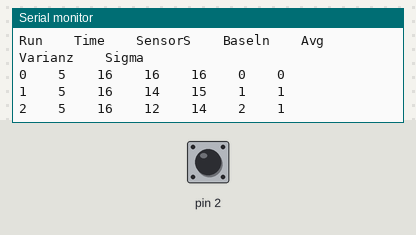
Bench run of a sketch on a simulated Arduino Uno, built with avr-gcc and run on an emulated ATmega328P. On the bench: the last lines printed to the serial monitor. The test bench sets the inputs (shaded band); at power-on: pin 2 HIGH.

Above: at 2.8 s.
2.9 s: pin 2 pulled LOW for 1.2 s
At 3.8 s:
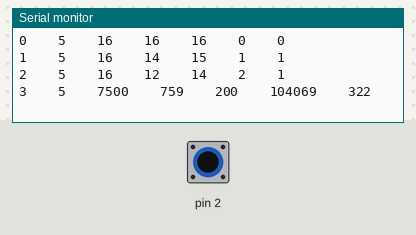
5.6 s: pin 2 pulled LOW for 1.2 s
At 6.9 s:
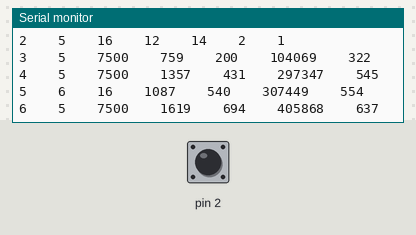
8.3 s: pin 2 pulled LOW for 3.2 s
At 9.9 s:
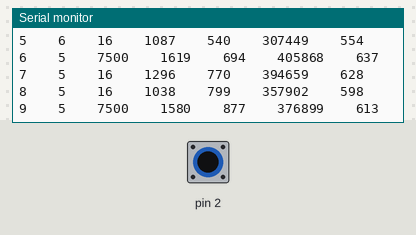
Timing chart, 0 to 11.4 s (numbered marks = the images above; inputs shaded):
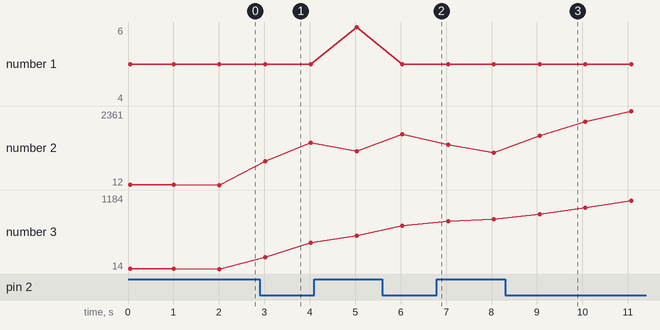

The sketch:

SmartParking.ino
```cpp
#include <CapacitiveSensor.h>

CapacitiveSensor cs_4_2 = CapacitiveSensor(4,2); // 10 megohm resistor between pins 4 & 2, pin 2 is sensor pin, add wire, foil

long baseline = 0; // parameter for baseline
long tuning_parameter = 0.1, x_sum, x_avg, V_all, V_x, sigma_x, V[100]; //tuning parameter for calculating baseline
int i = 0, j=0, n=100, i_n=0;

void setup(){

cs_4_2.set_CS_AutocaL_Millis(0xFFFFFFFF); // turn off autocalibrate on channel 1 - just as an example
Serial.begin(9600);
Serial.println("Run\t\tTime\t\tSensorS\t\tBaseln\t\tAvg\t\tVarianz\t\tSigma");

}

void loop(){

//Number of rounds + 1
Serial.print(i); //Number of measured redcords
Serial.print("\t\t"); // tab character for debug window spacing

long start = millis();
long sensor_signal = cs_4_2.capacitiveSensor(50);

Serial.print(millis() - start); // check on performance in milliseconds
Serial.print("\t\t"); // tab character for debug window spacing

// set baseline
if(baseline == 0){
  baseline = sensor_signal;
}else{
  baseline= (1-0.1)*baseline + 0.1 * (sensor_signal - baseline);
}

Serial.print(sensor_signal); // print sensor output 1
Serial.print("\t\t"); // tab character for debug window spacing
Serial.print(baseline); // print baseline
Serial.print("\t\t"); // new line

//----------------------------------------------------
//            +++ Calculate Standardabweichung +++
//----------------------------------------------------

//define counting parameter for-loop
if(i < n){
  i_n = i+1;
  V[i] = baseline;

}else{
  i_n = n;
  V[i%n] = baseline;

}

//calculate average
x_sum = 0;
for(int z0=0; z0 < i_n; z0++){
 x_sum += V[z0];
}

x_avg = x_sum/i_n;

Serial.print(x_avg); // print average
Serial.print("\t\t"); // tab character for debug window spacing

//calculate varianz
V_all = 0;
for(int z1=0; z1 < i_n; z1++){
  V_all += (V[z1] - x_avg) * (V[z1] - x_avg);
}

V_x = V_all/i_n;

//calculate Standardabweichung
sigma_x = sqrt(V_x);

Serial.print(V_x); // print varianz
Serial.print("\t\t"); // tab character for debug window spacing
Serial.print(sigma_x); // print Standardabweichung
Serial.print("\n"); // new line

i++;


delay(1000); // arbitrary delay to limit data to serial port

}
```

Measured:
- after the input at 2.9 s, the serial monitor: prints a new line after 0.12 s (image 1)
- after the input at 5.6 s, the serial monitor: prints a new line after 0.44 s (image 2)
- after the input at 8.3 s, the serial monitor: prints a new line after 0.76 s (image 3)
- plotted number 2: 12 → 1087 after the input at 2.9 s, 1087 → 1038 after the input at 5.6 s, 1038 → 500 after the input at 8.3 s
- plotted number 3: 14 → 540 after the input at 2.9 s, 540 → 799 after the input at 5.6 s, 799 → 1086 after the input at 8.3 s
